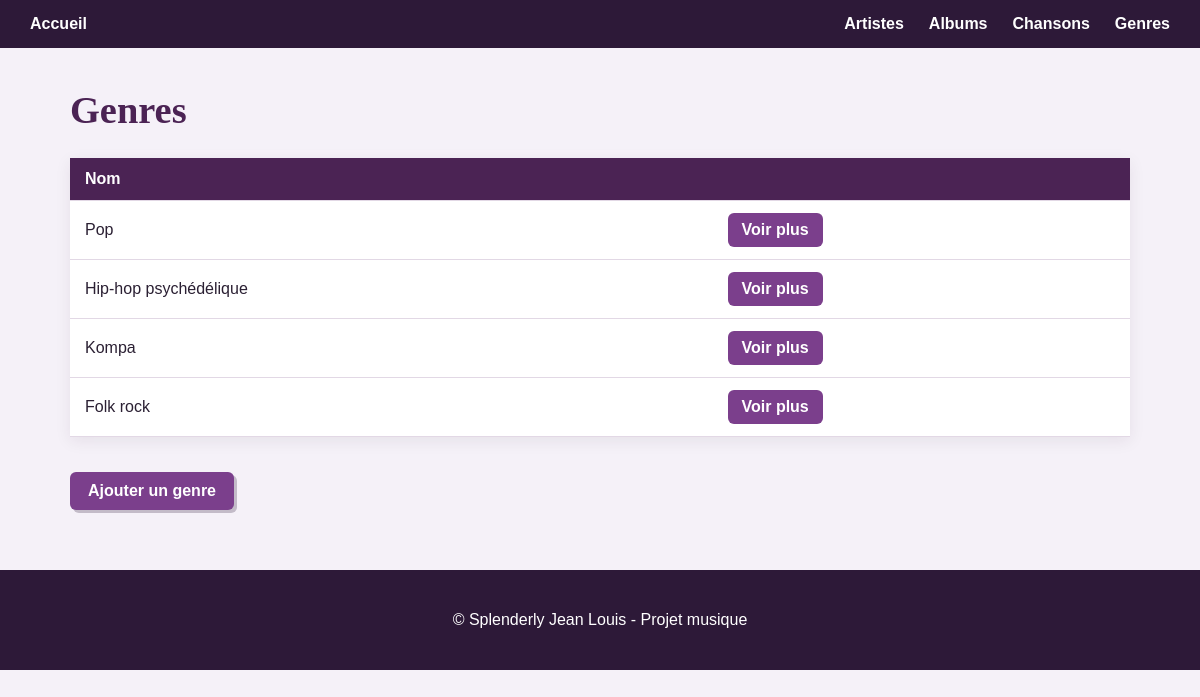
The app's page /genre-index.php with its own data.
### tables this page shows
CREATE TABLE
    genre (
        id INT AUTO_INCREMENT PRIMARY KEY,
        nom VARCHAR(100) NOT NULL
    );

### Classes/CRUD.php (called while the page is built, shortened)
<?php
class CRUD extends PDO
{
    public function select(string $table, $field = "id", $order = "ASC"): array{
        $sql = "SELECT * FROM $table ORDER BY $field $order";
        $stmt = $this->query($sql);
        return $stmt->fetchAll();
    }
}

### Classes/Genre.php (called while the page is built, shortened)
<?php
require_once('CRUD.php');
class Genre extends Style{
    public static function tous(CRUD $crud){
        return $crud->select('genre');
    }
}

### genre-index.php (the view, shortened to what this page needs)
<?php
require_once('Classes/CRUD.php');
require_once('Classes/Genre.php');
$crud = new CRUD;
$genres = Genre::tous($crud);
?>
<!DOCTYPE html>
<html lang="fr">
<head>
    <link rel="stylesheet" href="css/style.css">
</head>
<body>
    <?php require_once('nav.php'); ?>
    <main>
        <h1>Genres</h1>
        <table>
            <thead>
                <tr>
                    <th>Nom</th>
                    <th></th>
                </tr>
            </thead>
            <tbody>
                <?php foreach ($genres as $genre): ?>
                    <tr>
                        <td>
                            <?= $genre['nom'] ?>
                        </td>
                        <td>
                            <a href="genre-show.php?id=<?= $genre['id'] ?>">
                                Voir plus
                            </a>
                        </td>
                    </tr>
                <?php endforeach; ?>
            </tbody>
        </table>
        <a href="genre-create.php">
            Ajouter un genre
        </a>
    </main>
    <?php require_once('footer.php'); ?>
</body>
</html>

### css/style.css (style rules this page uses)
* { box-sizing: border-box; }
body { margin: 0; font-family: "Trebuchet MS", Arial, sans-serif; background-color: #f5f1f8; color: #2b2033; }
main { max-width: 1100px; margin: 40px auto; padding: 0 20px; }
h1, h2, h3 { font-family: Georgia, "Times New Roman", serif; color: #4b2354; }
h1 { font-size: 2.4rem; }
a { color: #7b3f8c; text-decoration: none; }
main>a[href*="-create.php"] { display: inline-block; padding: 10px 18px; margin-top: 10px; border-radius: 6px; background-color: #7b3f8c; color: white; font-weight: bold; box-shadow: 3px 3px 0 rgba(45, 25, 56, 0.25); }
table { width: 100%; border-collapse: collapse; margin: 25px 0; background-color: white; box-shadow: 0 4px 15px rgba(45, 25, 56, 0.08); }
th, td { padding: 12px 15px; border-bottom: 1px solid #e2d8e5; text-align: left; }
th { background-color: #4b2354; color: white; }
td a { display: inline-block; padding: 8px 14px; border-radius: 6px; background-color: #7b3f8c; color: white; font-weight: bold; }

### records on screen
genre: nom "Pop"
genre: nom "Hip-hop psychédélique"
genre: nom "Kompa"
genre: nom "Folk rock"
